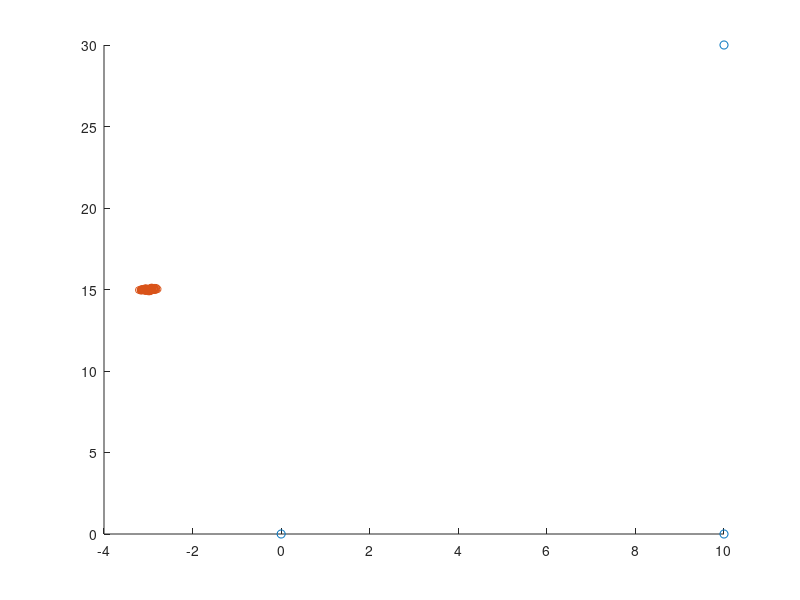

Write MATLAB code to recreate this figure.
function p3_v2()
close all
clear
hold on
sample=100;
a = [0 0];
b = [10 0];
c = [10 30];
d = [-3 15];
% trueth value
da = (sum((a-d).^2))^.5;
db = (sum((b-d).^2))^.5;
dc = (sum((c-d).^2))^.5;
where=zeros(sample,2);
for i = 1:sample
    nda = da + .06*randn();
    ndb = db + .07*randn();
    ndc = dc + .08*randn();
    where(i, :) = fsolve(@F, [-1 1]);    
end
plot([a(1) b(1) c(1)], [a(2) b(2) c(2)], 'o')
plot(where(:, 1),where(:,2), 'o','MarkerSize', 5)
 function y=F(x)
    y(1)=(sum((a-x).^2))^.5-nda;
    y(2)=(sum((b-x).^2))^.5-ndb;
    y(3)=(sum((c-x).^2))^.5-ndc;
end
end
